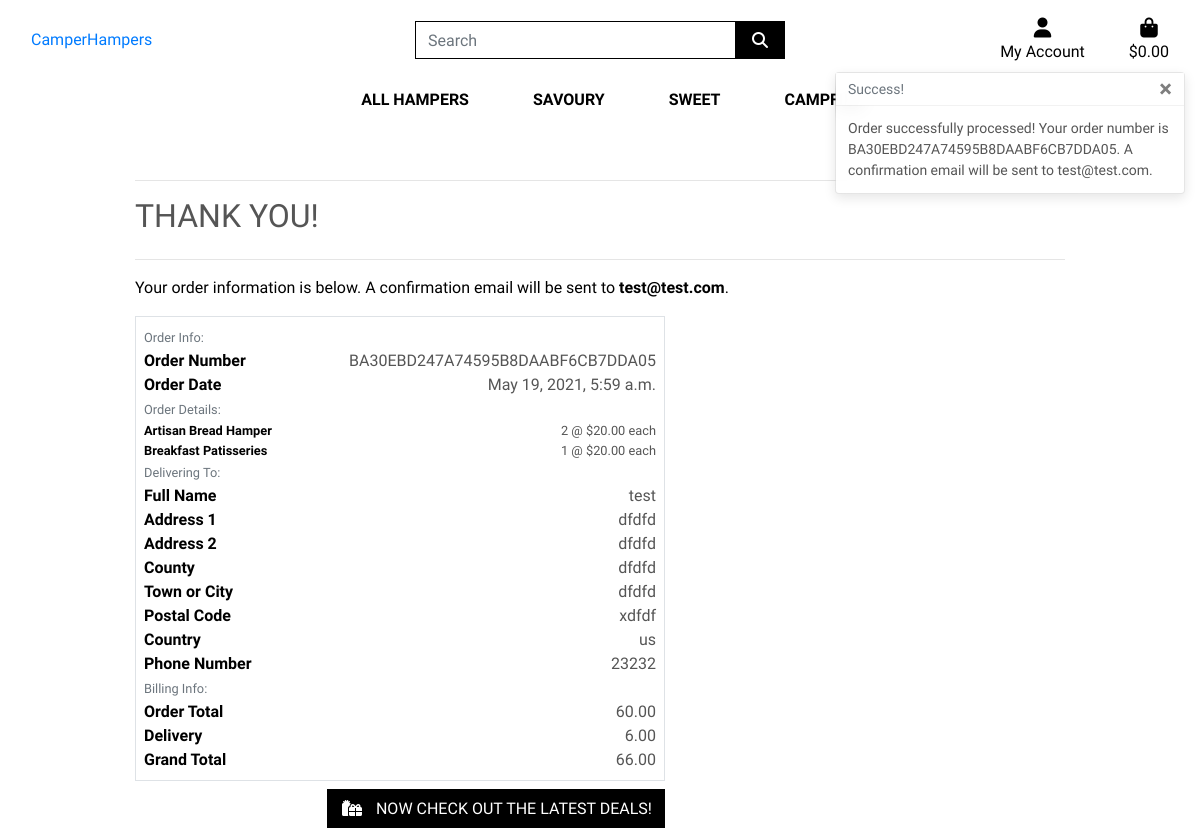
/checkout/checkout_success/BA30EBD247A74595B8DAABF6CB7DDA05, run on the app's committed database.
### checkout/models.py (models this page shows, shortened)
class Order(models.Model):
    order_number = models.CharField(max_length=32, null=False, editable=False)
    full_name = models.CharField(max_length=50, null=False, blank=False)
    email = models.EmailField(max_length=254, null=False, blank=False)
    phone_number = models.CharField(max_length=20, null=False, blank=False)
    country = models.CharField(max_length=40, null=False, blank=False)
    postcode = models.CharField(max_length=20, null=True, blank=True)
    town_or_city = models.CharField(max_length=40, null=False, blank=False)
    street_address1 = models.CharField(max_length=80, null=False, blank=False)
    street_address2 = models.CharField(max_length=80, null=True, blank=True)
    county = models.CharField(max_length=80, null=True, blank=True)
    date = models.DateTimeField(auto_now_add=True)
    delivery_cost = models.DecimalField(max_digits=6, decimal_places=2, null=False, default=0)
    order_total = models.DecimalField(max_digits=10, decimal_places=2, null=False, default=0)
    grand_total = models.DecimalField(max_digits=10, decimal_places=2, null=False, default=0)

class OrderLineItem(models.Model):
    order = models.ForeignKey(Order, null=False, blank=False, on_delete=models.CASCADE, related_name='lineitems')
    product = models.ForeignKey(Product, null=False, blank=False, on_delete=models.CASCADE)
    quantity = models.IntegerField(null=False, blank=False, default=0)
    lineitem_total = models.DecimalField(max_digits=6, decimal_places=2, null=False, blank=False, editable=False)

### products/models.py (models this page shows, shortened)
class Product(models.Model):
    category = models.ForeignKey('Category', null=True, blank=True, on_delete=models.SET_NULL)
    sku = models.CharField(max_length=254, null=True, blank=True)
    name = models.CharField(max_length=254)
    description = models.TextField()
    price = models.DecimalField(max_digits=6, decimal_places=2)
    rating = models.DecimalField(max_digits=6, decimal_places=2, null=True, blank=True)
    image_url = models.URLField(max_length=1024, null=True, blank=True)
    image = models.ImageField(null=True, blank=True)

### checkout/views.py (the view)
# urls.py: path('checkout_success/<order_number>', views.checkout_success, name='checkout_success'),
def checkout_success(request, order_number):
    save_info = request.session.get('save_info')
    order = get_object_or_404(Order, order_number=order_number)
    messages.success(request, f'Order successfully processed! \
        Your order number is {order_number}. A confirmation \
        email will be sent to {order.email}.')
    if 'bag' in request.session:
        del request.session['bag']
    template = 'checkout/checkout_success.html'
    context = {
        'order': order,
    }
    return render(request, template, context)

### bag/contexts.py (called while the page is built, shortened)
def bag_contents(request):
    bag_items = []
    total = 0
    product_count = 0
    bag = request.session.get('bag', {})
    delivery = total * Decimal(settings.STANDARD_DELIVERY_PERCENTAGE / 100)
    grand_total = delivery + total
    context = {
        'bag_items': bag_items,
        'total': total,
        'product_count': product_count,
        'delivery': delivery,
        'grand_total': grand_total,
    }
    return context

### checkout/templates/checkout/checkout_success.html (shortened to what this page needs)
{% extends "base.html" %}
{% load static %}
{% block extra_css %}
    <link rel="stylesheet" href="{% static 'checkout/css/checkout.css' %}">
{% endblock %}
{% block page_header %}
    <div class="container header-container">
    </div>
{% endblock %}
{% block content %}
    <div class="overlay"></div>
    <div class="container">
        <div class="row">
            <div class="col">
                <hr>
                <h2 class="logo-font mb-4">Thank you!</h2>
                <hr>
                <p class="text-black">Your order information is below. A confirmation email will be sent to <strong>{{ order.email }}</strong>.</p>
            </div>
        </div>
        <div class="row">
            <div class="col-12 col-lg-7">
                <div class="order-confirmation-wrapper p-2 border">
                    <div class="row">
                        <div class="col">
                            <small class="text-muted">Order Info:</small>
                        </div>
                    </div>
                    <div class="row">
                        <div class="col-12 col-md-4">
                            <p class="mb-0 text-black font-weight-bold">Order Number</p>
                        </div>
                        <div class="col-12 col-md-8 text-md-right">
                            <p class="mb-0">{{ order.order_number }}</p>
                        </div>
                    </div>
                    <div class="row">
                        <div class="col-12 col-md-4">
                            <p class="mb-0 text-black font-weight-bold">Order Date</p>
                        </div>
                        <div class="col-12 col-md-8 text-md-right">
                            <p class="mb-0">{{ order.date }}</p>
                        </div>
                    </div>
                    <div class="row">
                        <div class="col">
                            <small class="text-muted">Order Details:</small>
                        </div>
                    </div>
                    {% for item in order.lineitems.all %}
                    <div class="row">
                        <div class="col-12 col-md-4">
                            <p class="small mb-0 text-black font-weight-bold">
                                {{ item.product.name }}{% if item.product_size %} - Size {{ item.product.size|upper }}{% endif %}
                            </p>
                        </div>
                        <div class="col-12 col-md-8 text-md-right">
                            <p class="small mb-0">{{ item.quantity }} @ ${{ item.product.price }} each</p>
                        </div>
                    </div>
                    {% endfor %}
                    <div class="row">
                        <div class="col">
                            <small class="text-muted">Delivering To:</small>
                        </div>
                    </div>
                    <div class="row">
                        <div class="col-12 col-md-4">
                            <p class="mb-0 text-black font-weight-bold">Full Name</p>
                        </div>
                        <div class="col-12 col-md-8 text-md-right">
                            <p class="mb-0">{{ order.full_name }}</p>
                        </div>
                    </div>
                    <div class="row">
                        <div class="col-12 col-md-4">
                            <p class="mb-0 text-black font-weight-bold">Address 1</p>
                        </div>
                        <div class="col-12 col-md-8 text-md-right">
                            <p class="mb-0">{{ order.street_address1 }}</p>
                        </div>
                    </div>
                    {% if order.street_address2 %}
                    <div class="row">
                        <div class="col-12 col-md-4">
                            <p class="mb-0 text-black font-weight-bold">Address 2</p>
                        </div>
                        <div class="col-12 col-md-8 text-md-right">
                            <p class="mb-0">{{ order.street_address1 }}</p>
                        </div>
                    </div>
                    {% endif %}
                    {% if order.county %}
                    <div class="row">
                        <div class="col-12 col-md-4">
                            <p class="mb-0 text-black font-weight-bold">County</p>
                        </div>
                        <div class="col-12 col-md-8 text-md-right">
                            <p class="mb-0">{{ order.county }}</p>
                        </div>
                    </div>
                    {% endif %}
                    <div class="row">
                        <div class="col-12 col-md-4">
                            <p class="mb-0 text-black font-weight-bold">Town or City</p>
                        </div>
                        <div class="col-12 col-md-8 text-md-right">
                            <p class="mb-0">{{ order.town_or_city }}</p>
                        </div>
                    </div>
                    {% if order.postcode %}
                    <div class="row">
                        <div class="col-12 col-md-4">
                            <p class="mb-0 text-black font-weight-bold">Postal Code</p>
                        </div>
                        <div class="col-12 col-md-8 text-md-right">
                            <p class="mb-0">{{ order.postcode }}</p>
                        </div>
                    </div>
                    {% endif %}
                    <div class="row">
                        <div class="col-12 col-md-4">
                            <p class="mb-0 text-black font-weight-bold">Country</p>
                        </div>
                        <div class="col-12 col-md-8 text-md-right">
                            <p class="mb-0">{{ order.country }}</p>
                        </div>
                    </div>
                    <div class="row">
                        <div class="col-12 col-md-4">
                            <p class="mb-0 text-black font-weight-bold">Phone Number</p>
                        </div>
                        <div class="col-12 col-md-8 text-md-right">
                            <p class="mb-0">{{ order.phone_number }}</p>
                        </div>
                    </div>
                    <div class="row">
                        <div class="col">
                            <small class="text-muted">Billing Info:</small>
                        </div>
                    </div>
                    <div class="row">
                        <div class="col-12 col-md-4">
                            <p class="mb-0 text-black font-weight-bold">Order Total</p>
                        </div>
                        <div class="col-12 col-md-8 text-md-right">
                            <p class="mb-0">{{ order.order_total }}</p>
                        </div>
                    </div>
                    <div class="row">
                        <div class="col-12 col-md-4">
                            <p class="mb-0 text-black font-weight-bold">Delivery</p>
                        </div>
                        <div class="col-12 col-md-8 text-md-right">
                            <p class="mb-0">{{ order.delivery_cost }}</p>
                        </div>
                    </div>
                    <div class="row">
                        <div class="col-12 col-md-4">
                            <p class="mb-0 text-black font-weight-bold">Grand Total</p>
                        </div>
                        <div class="col-12 col-md-8 text-md-right">
                            <p class="mb-0">{{ order.grand_total }}</p>
                        </div>
                    </div>
                </div>
            </div>
        </div>
        <div class="row">
			<div class="col-12 col-lg-7 text-right">
				<a href="{% url 'products' %}?category=new_arrivals,deals,clearance" class="btn btn-black rounded-0 my-2">
					<span class="icon mr-2">
						<i class="fas fa-gifts"></i>
					</span>
					<span class="text-uppercase">Now check out the latest deals!</span>
				</a>
			</div>
		</div>
    </div>
{% endblock %}

### static/css/base.css (style rules this page uses)
html { height: 100%; }
body { background: url('/media/homepage_banner.jpg') no-repeat center center fixed; background-size: cover; height: calc(100vh - 164px); color: #555; font-family: 'Julius Sans One'; }
.icon { align-items: center; display: inline-flex; justify-content: center; height: 1.5rem; width: 1.5rem; }
.logo-font { text-transform: uppercase; }
.btn-black { background: black; color: white; }
.text-black { color: #000 !important; }
.overlay { height: 100%; width: 100%; top: 0; left: 0; position: fixed; background: white; z-index: -1; }
@media (min-width: 1200px) { .container { max-width: 80%; } }
@media (min-width: 992px) { .header-container { padding-top: 164px; } }

### data on the page
Order: email "test@test.com", order_number "BA30EBD247A74595B8DAABF6CB7DDA05", date "May 19, 2021, 5:59 a.m.", full_name "test", street_address1 "dfdfd", county "dfdfd", town_or_city "dfdfd", postcode "xdfdf", country "us", phone_number "23232", order_total "60.00", delivery_cost "6.00", grand_total "66.00"
OrderLineItem: product.name "Artisan Bread Hamper", quantity "2", product.price "20.00"
OrderLineItem: product.name "Breakfast Patisseries", quantity "1", product.price "20.00"

### other printed values
{{ message }} "Order successfully processed! Your order number is BA30EBD247A74595B8DAABF6CB7DDA05. A confirmation email will be sent to test@test.com."
